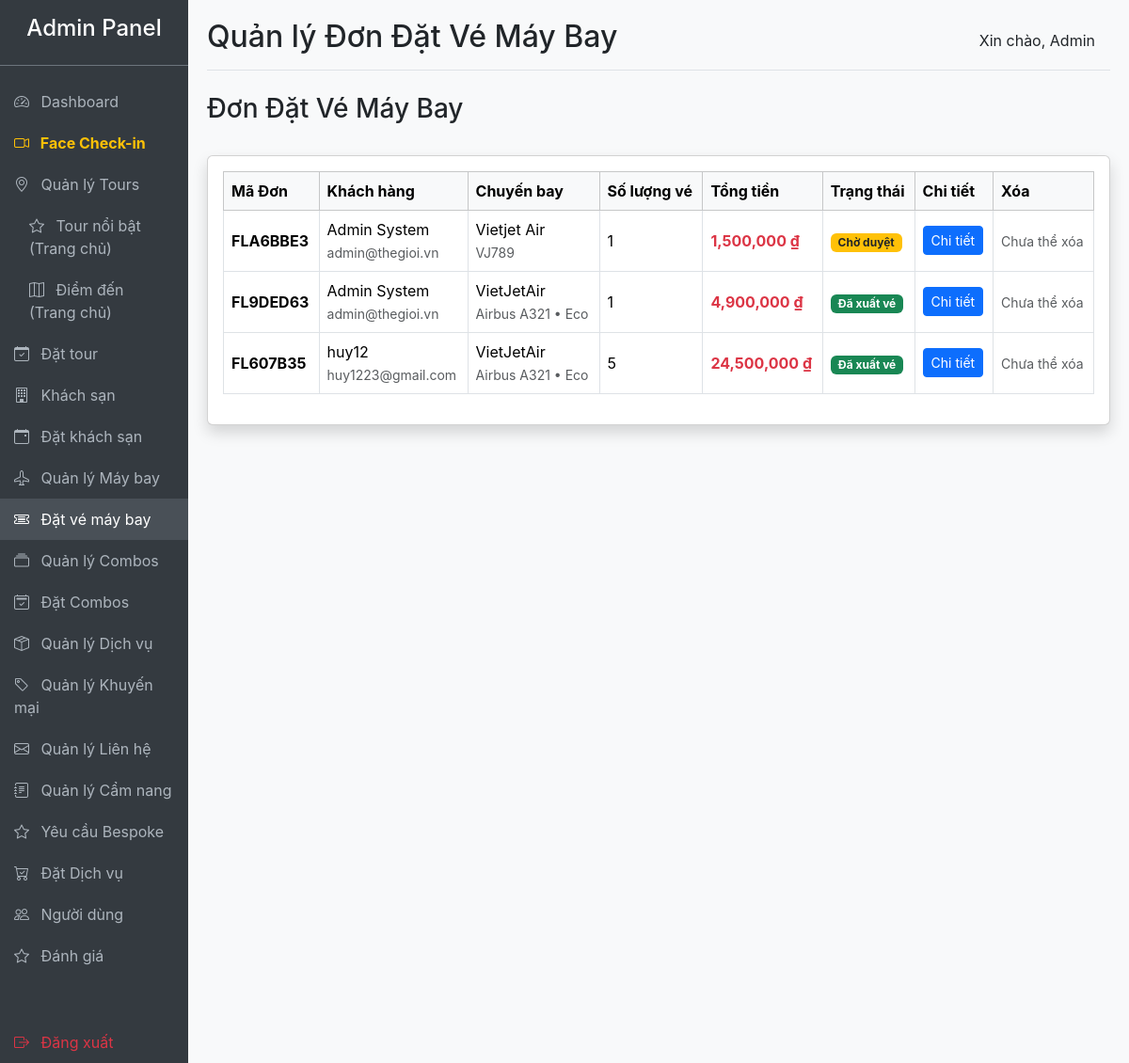
Page /travel-booking/admin/flight-bookings.php (signed in) on the committed database.
### tables this page shows
CREATE TABLE `flight_bookings` (
  `id` bigint(20) NOT NULL,
  `user_id` bigint(20) NOT NULL,
  `flight_id` bigint(20) NOT NULL,
  `booking_code` varchar(50) DEFAULT NULL,
  `total_passengers` int(11) DEFAULT 1,
  `total_amount` decimal(15,2) NOT NULL,
  `passenger_details` text DEFAULT NULL,
  `payment_type` enum('full','deposit') DEFAULT 'full',
  `amount_paid` decimal(15,2) DEFAULT 0.00,
  `payment_status` enum('pending','paid','failed','refunded') DEFAULT 'pending',
  `booking_status` enum('pending','confirmed','completed','cancelled') DEFAULT 'pending',
  `created_at` timestamp NOT NULL DEFAULT current_timestamp(),
  `check_in_status` enum('pending','checked_in') NOT NULL DEFAULT 'pending',
  `cccd` varchar(20) DEFAULT NULL,
  `representative_name` varchar(100) DEFAULT NULL,
  `payment_face_image` varchar(255) DEFAULT NULL
);

CREATE TABLE `users` (
  `id` bigint(20) NOT NULL,
  `full_name` varchar(255) NOT NULL,
  `email` varchar(255) NOT NULL,
  `password_hash` text NOT NULL,
  `phone` varchar(20) DEFAULT NULL,
  `avatar` text DEFAULT NULL,
  `role` enum('admin','user') DEFAULT 'user',
  `status` enum('active','inactive','banned') DEFAULT 'active',
  `created_at` timestamp NOT NULL DEFAULT current_timestamp(),
  `updated_at` timestamp NOT NULL DEFAULT current_timestamp() ON UPDATE current_timestamp(),
  `face_descriptor` text DEFAULT NULL,
  `reset_token` varchar(64) DEFAULT NULL,
  `reset_expires` datetime DEFAULT NULL,
  `face_image` varchar(255) DEFAULT NULL
);

CREATE TABLE `flights` (
  `id` bigint(20) NOT NULL,
  `airline` varchar(100) NOT NULL,
  `flight_number` varchar(50) NOT NULL,
  `departure_city` varchar(100) NOT NULL,
  `arrival_city` varchar(100) NOT NULL,
  `departure_time` datetime NOT NULL,
  `arrival_time` datetime NOT NULL,
  `price` decimal(15,2) NOT NULL,
  `thumbnail` varchar(255) DEFAULT NULL,
  `created_at` timestamp NOT NULL DEFAULT current_timestamp()
);

### travel-booking/admin/flight-bookings.php (the view, shortened to what this page needs)
<?php
require '../includes/db.php';
include 'includes/admin-header.php';
$sql = "
SELECT fb.*, u.full_name, u.email, f.airline, f.flight_number
FROM flight_bookings fb
JOIN users u ON fb.user_id = u.id
JOIN flights f ON fb.flight_id = f.id
ORDER BY fb.created_at DESC
";
$result = mysqli_query($conn, $sql);
?>
<div class="d-flex justify-content-between align-items-center mb-4">
    <h1 class="h3 text-gray-800">Đơn Đặt Vé Máy Bay</h1>
</div>
<div class="card shadow mb-4">
    <div class="card-body">
        <div class="table-responsive">
            <table class="table table-bordered table-hover align-middle">
                <thead class="table-light">
                    <tr>
                        <th>Mã Đơn</th>
                        <th>Khách hàng</th>
                        <th>Chuyến bay</th>
                        <th>Số lượng vé</th>
                        <th>Tổng tiền</th>
                        <th>Trạng thái</th>
                        <th>Chi tiết</th>
                        <th>Xóa</th>
                    </tr>
                </thead>
                <tbody>
                    <?php while ($fb = mysqli_fetch_assoc($result)): ?>
                        <tr>
                            <td class="fw-bold"><?= htmlspecialchars($fb['booking_code']) ?></td>
                            <td>
                                <div><?= htmlspecialchars($fb['full_name']) ?></div>
                                <small class="text-muted"><?= htmlspecialchars($fb['email']) ?></small>
                            </td>
                            <td>
                                <div><?= htmlspecialchars($fb['airline']) ?></div>
                                <small class="text-muted"><?= htmlspecialchars($fb['flight_number']) ?></small>
                            </td>
                            <td><?= $fb['total_passengers'] ?></td>
                            <td class="text-danger fw-bold"><?= number_format($fb['total_amount']) ?> ₫</td>
                            <td>
                                <?php
                                $status = $fb['booking_status'];
                                if ($status == 'confirmed')
                                    echo '<span class="badge bg-success">Đã xuất vé</span>';
                                elseif ($status == 'cancelled')
                                    echo '<span class="badge bg-danger">Đã hủy</span>';
                                else
                                    echo '<span class="badge bg-warning text-dark">Chờ duyệt</span>';
                                ?>
                            </td>
                            <td>
                                <a href="flight-booking-detail.php?id=<?= $fb['id'] ?>" class="btn btn-sm btn-primary">
                                    Chi tiết
                                </a>
                            </td>
                            <td>
                                <?php if ($status == 'cancelled'): ?>
                                    <a href="flight-bookings.php?delete_id=<?= $fb['id'] ?>" class="btn btn-sm btn-danger" onclick="return confirm('Bạn có chắc chắn muốn xóa hẳn đơn đã hủy này?');"><i class="bi bi-trash"></i> Xóa</a>
                                <?php else: ?>
                                    <span class="text-muted small">Chưa thể xóa</span>
                                <?php endif; ?>
                            </td>
                        </tr>
                    <?php endwhile; ?>
                </tbody>
            </table>
        </div>
    </div>
</div>
<?php include 'includes/admin-footer.php'; ?>

### travel-booking/admin/includes/admin-header.php (style rules this page uses)
body { font-family: 'Inter', sans-serif; background-color: #f8f9fa; }

### rows in the picture
flight_bookings: booking_code "FLA6BBE3", user.full_name "Admin System", user.email "admin@thegioi.vn", flight.airline "Vietjet Air", flight.flight_number "VJ789", total_passengers "1", total_amount "1,500,000", booking_status "Chờ duyệt"
flight_bookings: booking_code "FL9DED63", user.full_name "Admin System", user.email "admin@thegioi.vn", flight.airline "VietJetAir", flight.flight_number "Airbus A321 • Eco", total_passengers "1", total_amount "4,900,000", booking_status "Đã xuất vé"
flight_bookings: booking_code "FL607B35", user.full_name "huy12", user.email "huy1223@gmail.com", flight.airline "VietJetAir", flight.flight_number "Airbus A321 • Eco", total_passengers "5", total_amount "24,500,000", booking_status "Đã xuất vé"

### other values in the picture
$page_title "Quản lý Đơn Đặt Vé Máy Bay"
